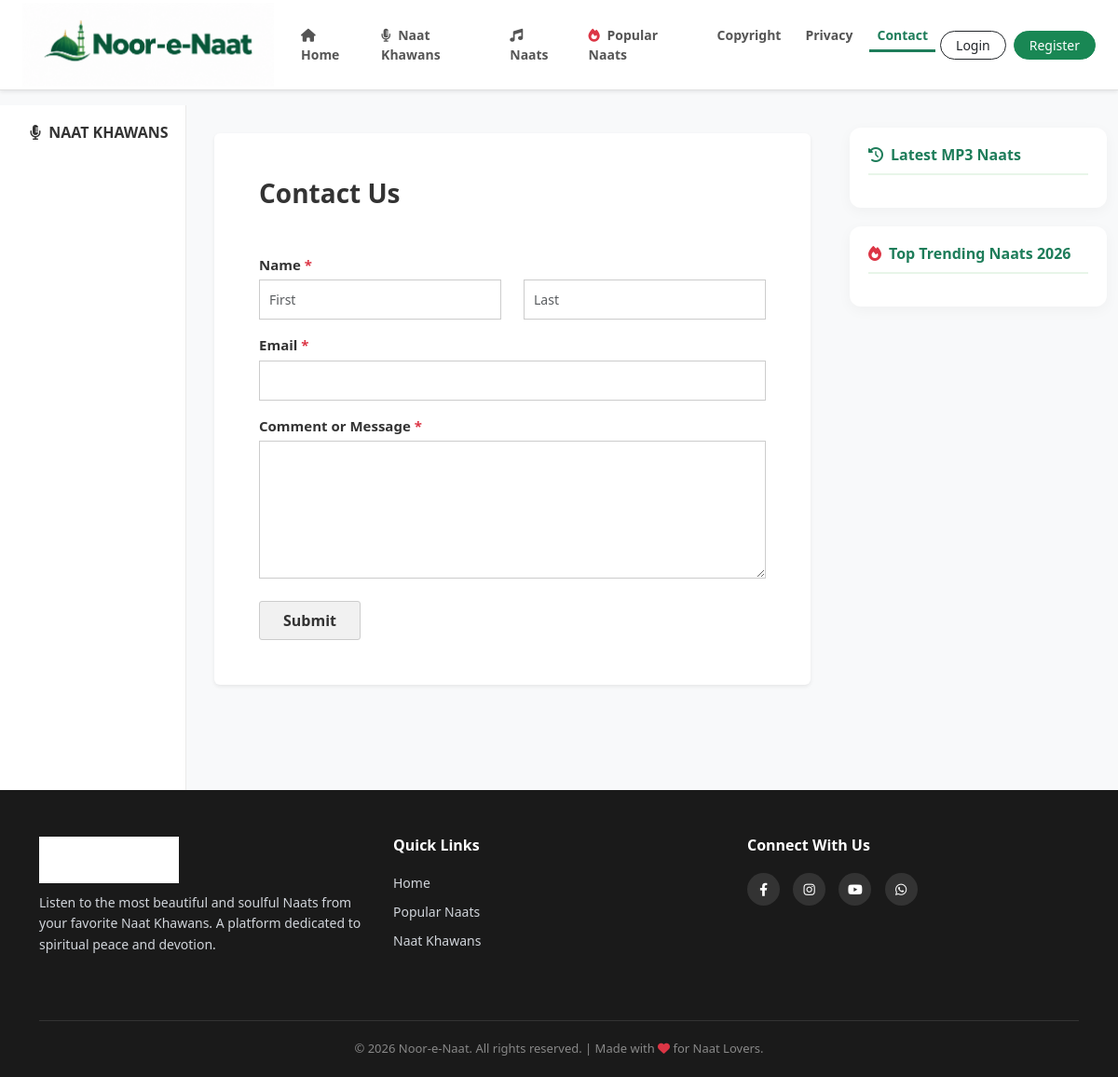
The app's page /contact/, older data.
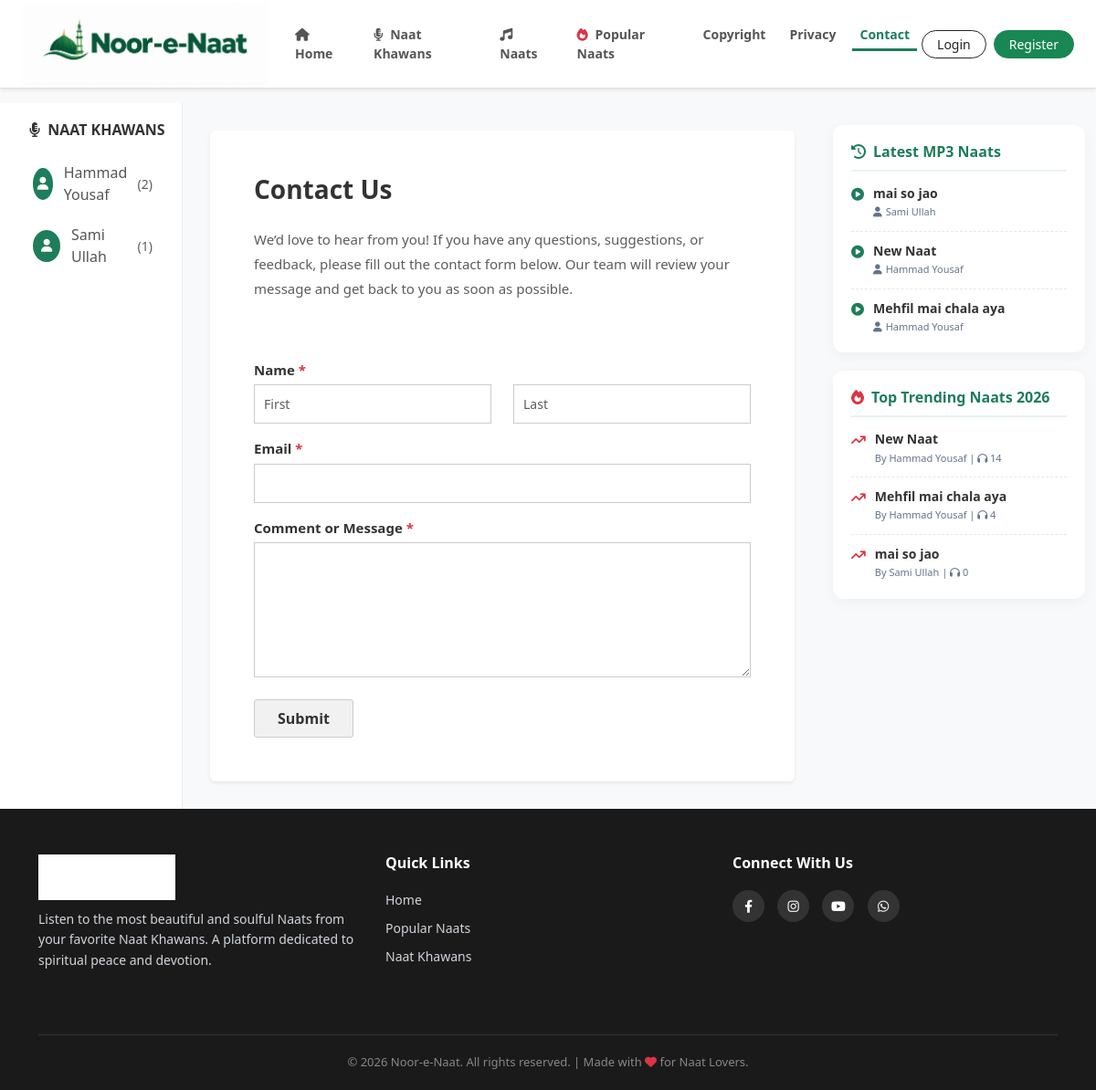
The same page, newer data.
### naat_app/models.py (models this page shows, shortened)
class NaatKhawan(models.Model):
    name = models.CharField(max_length=200)
    image = models.ImageField(upload_to='naat_khawan/', blank=True, null=True)

class PageContent(models.Model):
    PAGE_CHOICES = [
        ('privacy', 'Privacy Policy'),
        ('copyright', 'Copyright Policy'),
        ('contact', 'Contact Us'),
    ]
    page_name = models.CharField(max_length=20, choices=PAGE_CHOICES, unique=True)
    title = models.CharField(max_length=200, help_text="Page ka heading")
    content = models.TextField(help_text="Page ka poora content yahan likhein")

class Naat(models.Model):
    title = models.CharField(max_length=200)
    naat_khawan = models.ForeignKey(NaatKhawan, on_delete=models.CASCADE, related_name='naats')
    audio_file = models.FileField(upload_to='naats/')
    uploaded_at = models.DateTimeField(auto_now_add=True)
    is_live = models.BooleanField(default=True)
    is_popular = models.BooleanField(default=False)
    views = models.IntegerField(default=0, help_text="Kitni dafa suni gayi")

### naat_app/views.py (the view, shortened to what this page needs)
# urls.py: path('contact/', views.contact_page, name='contact_page'),
def contact_page(request):
    khawans = NaatKhawan.objects.all()
    for k in khawans:
        k.naat_count = Naat.objects.filter(naat_khawan=k, is_live=True).count()
    latest_naats = Naat.objects.filter(is_live=True).order_by('-uploaded_at')[:10]
    trending_naats = Naat.objects.filter(is_live=True).order_by('-views')[:10]
    page_data = PageContent.objects.filter(page_name='contact').first()
    context = {'khawans': khawans, 'latest_naats': latest_naats, 'trending_naats': trending_naats, 'page_data': page_data}
    return render(request, 'pages/contact.html', context)

### naat_app/templates/pages/contact.html (shortened to what this page needs)
{% extends 'base.html' %}
{% block content %}
<div class="container-fluid mt-3">
    <div class="row">
        <div class="col-md-3 col-lg-2 sidebar d-none d-md-block">
            <h5><i class="fa-solid fa-microphone-lines me-1"></i> Naat Khawans</h5>
            {% for khawan in khawans %}
                <a href="{% url 'khawan_profile' khawan.id %}" class="khawan-link">
                    {% if khawan.image %}<img src="{{ khawan.image.url }}" class="artist-img-sidebar" alt="{{ khawan.name }}">{% else %}<div class="artist-placeholder-sidebar"><i class="fa-solid fa-user"></i></div>{% endif %}
                    {{ khawan.name }} <span class="ms-1 text-muted small">({{ khawan.naat_count }})</span>
                </a>
            {% endfor %}
        </div>
        <div class="col-12 col-md-6 col-lg-7 main-content">
            <div class="card p-4 p-md-5 shadow-sm border-0">
                <h2 class="fw-bold mb-4" style="color: #333; font-size: 28px;">
                    {% if page_data %}{{ page_data.title }}{% else %}Contact Us{% endif %}
                </h2>
                {% if page_data %}
                    <div class="mb-4 text-muted" style="font-size: 15px; line-height: 1.8;">
                        {{ page_data.content|safe|linebreaks }}
                    </div>
                {% endif %}
                <form method="POST" class="contact-form mt-4">
                    <div class="mb-3">
                        <label>Name <span class="required-star">*</span></label>
                        <div class="row">
                            <div class="col-md-6 mb-2 mb-md-0">
                                <input type="text" name="first_name" class="form-control" placeholder="First" required>
                            </div>
                            <div class="col-md-6">
                                <input type="text" name="last_name" class="form-control" placeholder="Last" required>
                            </div>
                        </div>
                    </div>
                    <div class="mb-3">
                        <label>Email <span class="required-star">*</span></label>
                        <input type="email" name="email" class="form-control" required>
                    </div>
                    <div class="mb-4">
                        <label>Comment or Message <span class="required-star">*</span></label>
                        <textarea name="message" class="form-control" rows="6" required></textarea>
                    </div>
                    <button type="submit" class="btn btn-submit">Submit</button>
                </form>
            </div>
        </div>
        <div class="col-md-3 col-lg-3 d-none d-md-block mt-4">
            <div class="right-widget">
                <h5><i class="fa-solid fa-clock-rotate-left me-2"></i>Latest MP3 Naats</h5>
                {% for l_naat in latest_naats %}
                <div class="widget-item">
                    <i class="fa-solid fa-circle-play widget-icon"></i>
                    <div class="widget-text">
                        <a href="{% url 'naat_detail' l_naat.id %}">{{ l_naat.title }}</a>
                        <small><i class="fa-solid fa-user me-1"></i>{{ l_naat.naat_khawan.name }}</small>
                    </div>
                </div>
                {% endfor %}
            </div>
            <div class="right-widget">
                <h5><i class="fa-solid fa-fire text-danger me-2"></i>Top Trending Naats 2026</h5>
                {% for t_naat in trending_naats %}
                <div class="widget-item">
                    <i class="fa-solid fa-arrow-trend-up text-danger widget-icon"></i>
                    <div class="widget-text">
                        <a href="{% url 'naat_detail' t_naat.id %}">{{ t_naat.title }}</a>
                        <small>By {{ t_naat.naat_khawan.name }} | <i class="fa-solid fa-headphones"></i> {{ t_naat.views }}</small>
                    </div>
                </div>
                {% endfor %}
            </div>
        </div>
    </div>
</div>
{% endblock %}

Row changes from the older to the newer data that the page shows:
added NaatKhawan: name "Hammad Yousaf", naat_count "2"
added NaatKhawan: name "Sami Ullah", naat_count "1"
added PageContent: title "Contact Us", content "We’d love to hear from you! If you have any questions, suggestions, or feedback, please fill out the contact form below. Our team will review your message and get back to you as soon as possible."
added Naat: title "mai so jao", naat_khawan.name "Sami Ullah", views "0"
added Naat: title "New Naat", naat_khawan.name "Hammad Yousaf", views "14"
added Naat: title "Mehfil mai chala aya", naat_khawan.name "Hammad Yousaf", views "4"
Text that changed along with them:
text no longer shown: "Contact Us"
